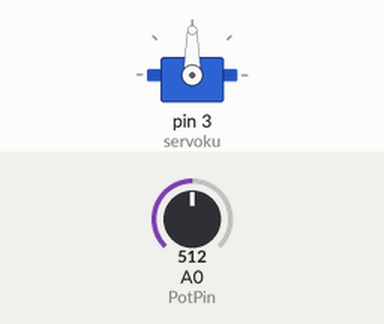
A sketch run on a simulated Arduino Uno, built with avr-gcc and run on an emulated ATmega328P. On the bench: servo. Inputs (shaded band) come from the test bench; at power-on: A0 (PotPin) = 512.

Above: at 1.2 s.
1.3 s: A0 (PotPin) set to 716
At 1.7 s:
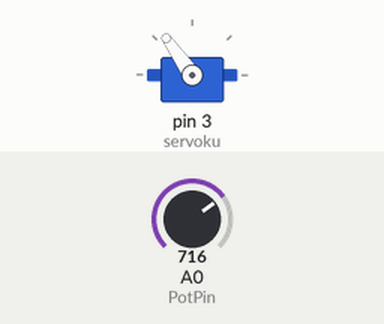
2.8 s: A0 (PotPin) set to 900
At 3.7 s:
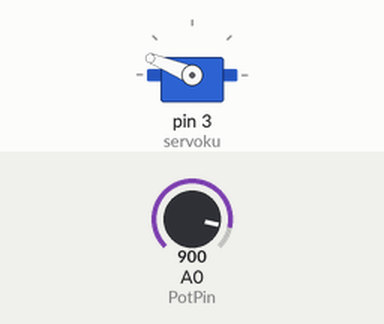
4.3 s: A0 (PotPin) set to 1023
At 5.2 s:
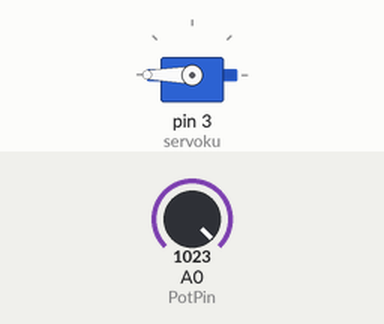
5.8 s: A0 (PotPin) set to 306
At 7.0 s:
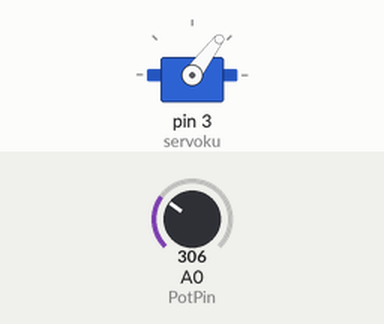
7.3 s: A0 (PotPin) set to 122
At 8.7 s:
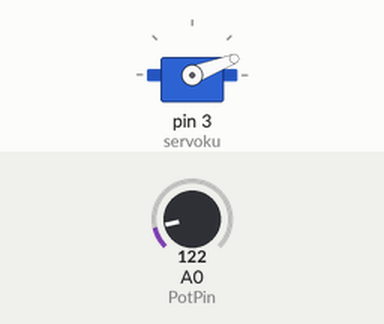
Timing chart, 0 to 9.8 s (numbered marks = the images above; inputs shaded):
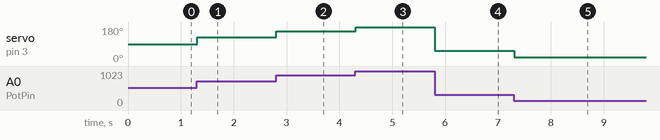

The sketch:

sketch_jan30b.ino
```cpp
#include<Servo.h>
Servo servoku;

int PotPin = A0;
int nilai;

void setup()
{
  servoku.attach(3);
}

void loop()
{
  nilai = analogRead(PotPin);
  nilai = map(nilai, 0, 1023, 0, 180);
  servoku.write(nilai);
  delay(15);
}
```

Measured:
- after the input at 1.3 s, servo on pin 3 (servoku): 90° → 125° at once
- after the input at 2.8 s, servo on pin 3 (servoku): 125° → 158° at once
- after the input at 4.3 s, servo on pin 3 (servoku): 158° → 180° at once
- after the input at 5.8 s, servo on pin 3 (servoku): 180° → 53° at once
- after the input at 7.3 s, servo on pin 3 (servoku): 53° → 21° at once
